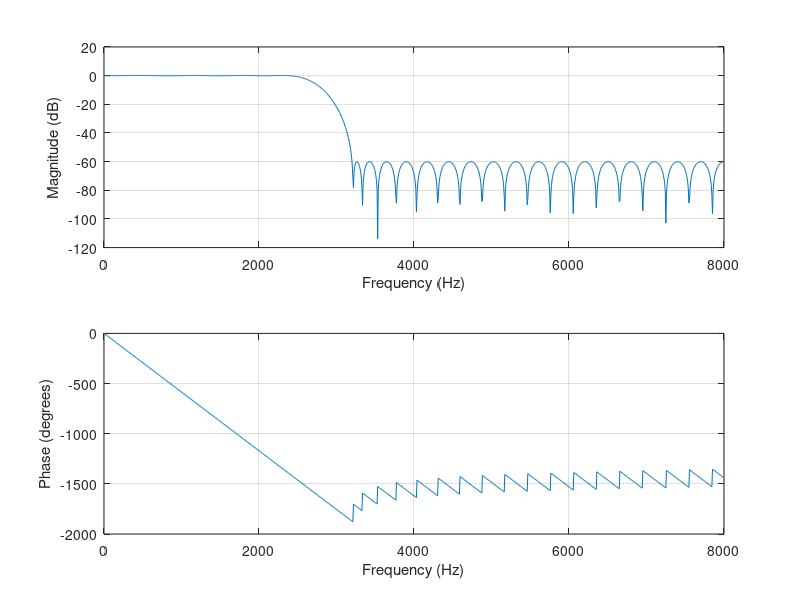

Here is the MATLAB script that generated this plot:
Fs=16000;
m=[1 0];
f=[0.3*Fs/2 0.4*Fs/2];
dev=[0.01 0.001];
[n,fo,mo,w]=firpmord(f,m,dev,Fs)
b = firpm(52,fo,mo,w)
freqz(b,1,1024,Fs)



